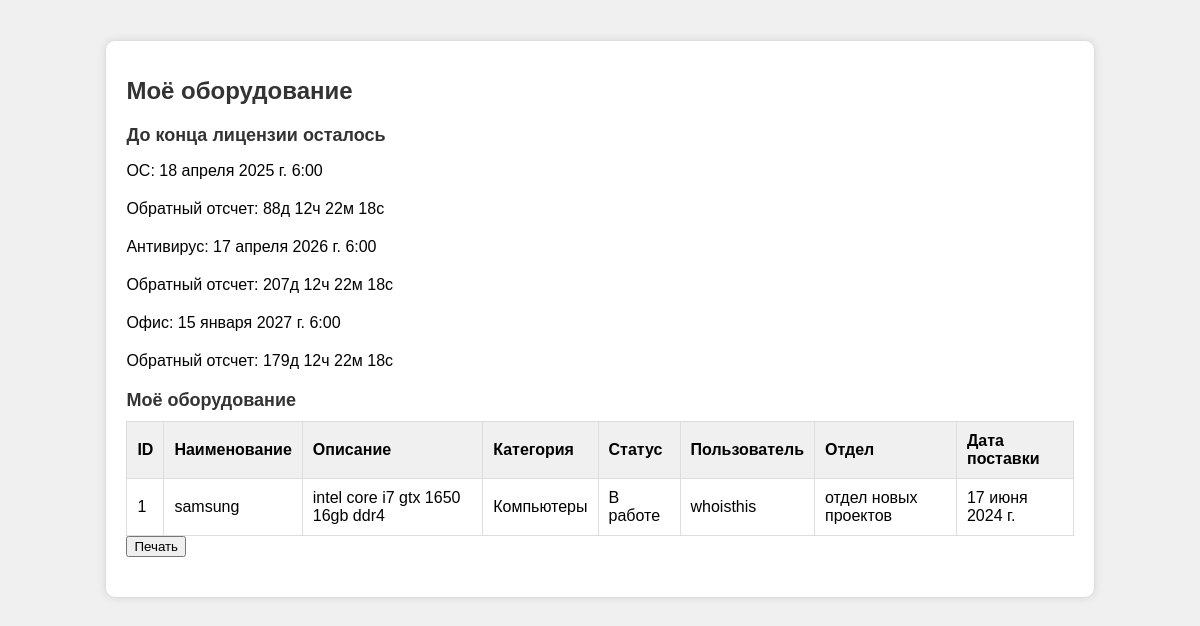
Screenshot of /equipment_manager/dashboard/ (signed in) with the database file from the repository.
### equipment_manager/models.py (models this page shows, shortened)
class LicenseTimer(models.Model):
    os_timer = models.DateTimeField(verbose_name="Таймер ОС")
    antivirus_timer = models.DateTimeField(verbose_name="Таймер Антивируса")
    office_timer = models.DateTimeField(verbose_name="Таймер Офиса")
    class Meta:
        verbose_name = 'Лицензия'
        verbose_name_plural = 'Лицензии'

class OfficeEquipment(models.Model):
    id_device = models.AutoField(primary_key=True, verbose_name="ID устройства")
    name = models.CharField(max_length=100, verbose_name="Наименование")
    description = models.TextField(verbose_name="Описание")
    STATUS_CHOICES1 = (
        ('Компьютеры', 'Компьютеры'),
        ('Телефоны', 'Телефоны'),
        ('Принтер', 'Принтер'),
        ('Сканер', 'Сканер'),
        ('Копировальные аппараты', 'Копировальные аппараты'),
        ('Факсимильные аппараты', 'Факсимильные аппараты'),
        ('Многофункциональные устройства (МФУ)', 'Многофункциональные устройства (МФУ)'),
        ('Серверы', 'Серверы'),
        ('Плоттеры', 'Плоттеры'),
        ('Шредеры', 'Шредеры'),
        ('Калькуляторы', 'Калькуляторы'),
        ('Ноутбуки', 'Ноутбуки'),
        ('Мониторы', 'Мониторы'),
        ('Клавиатуры', 'Клавиатуры'),
        ('Мыши', 'Мыши'),
        ('Сетевое оборудование (роутеры, свитчи, хабы)', 'Сетевое оборудование (роутеры, свитчи, хабы)'),
        ('Источники бесперебойного питания (ИБП)', 'Источники бесперебойного питания (ИБП)'),
        ('Кабели и разъемы', 'Кабели и разъемы'),
        ('Картриджи и тонеры', 'Картриджи и тонеры'),
        ('Бумага и другие расходные материалы', 'Бумага и другие расходные материалы'),
    )
    category = models.CharField(max_length=70, choices=STATUS_CHOICES1, verbose_name="Категория")
    STATUS_CHOICES = (
        ('В работе', 'В работе'),
        ('В ремонте', 'В ремонте'),
        ('В запасе', 'В запасе'),
        ('Списана', 'Списана'),
        ('Неизвестно', 'Неизвестно'),
        ('В утилизации', 'В утилизации'),
    )
    status = models.CharField(max_length=50, choices=STATUS_CHOICES, verbose_name="Статус оборудования")
    user = models.ForeignKey(User, on_delete=models.CASCADE, null=True, blank=True, verbose_name="Пользователь")
    group = models.ForeignKey(Group, on_delete=models.CASCADE, null=True, blank=True, verbose_name="Отдел", to_field='name')
    delivery_date = models.DateField(verbose_name="Дата поставки")
    class Meta:
        verbose_name = 'Оборудование'
        verbose_name_plural = 'Оборудование'

### equipment_manager/views.py (the view)
# urls.py: path('dashboard/', views.dashboard, name='dashboard'),
@login_required
def dashboard(request):
    user = request.user
    license_timer = LicenseTimer.objects.first()
    user_equipment = OfficeEquipment.objects.filter(user=user)
    context = {
        'license_timer': license_timer,
        'user_equipment': user_equipment,
    }
    return render(request, 'dashboard.html', context)

### equipment_manager/templates/dashboard.html (shortened to what this page needs)
<!DOCTYPE html>
<html lang="ru">
<head>
</head>
<body>
    <div class="container">
        <h1>Моё оборудование</h1>
        {% if license_timer %}
            <div class="section">
                <h2>До конца лицензии осталось</h2>
                <p>ОС: {{ license_timer.os_timer }}</p>
                <p id="os-countdown">Обратный отсчет ОС: </p>
                <p>Антивирус: {{ license_timer.antivirus_timer }}</p>
                <p id="antivirus-countdown">Обратный отсчет Антивируса: </p>
                <p>Офис: {{ license_timer.office_timer }}</p>
                <p id="office-countdown">Обратный отсчет Офиса: </p>
            </div>
        {% else %}
            <p>No license timers found.</p>
        {% endif %}
        {% if user_equipment %}
            <div class="section">
                <h2>Моё оборудование</h2>
                <table id="equipment-table">
                    <thead>
                        <tr>
                            <th onclick="sortTable(0)">ID</th>
                            <th onclick="sortTable(1)">Наименование</th>
                            <th onclick="sortTable(2)">Описание</th>
                            <th onclick="sortTable(3)">Категория</th>
                            <th onclick="sortTable(4)">Статус</th>
                            <th onclick="sortTable(5)">Пользователь</th>
                            <th onclick="sortTable(6)">Отдел</th>
                            <th onclick="sortTable(7)">Дата поставки</th>
                        </tr>
                    </thead>
                    <tbody>
                        {% for equipment in user_equipment %}
                        <tr>
                            <td>{{ equipment.id_device }}</td>
                            <td>{{ equipment.name }}</td>
                            <td>{{ equipment.description }}</td>
                            <td>{{ equipment.category }}</td>
                            <td>{{ equipment.status }}</td>
                            <td>{{ equipment.user }}</td>
                            <td>{{ equipment.group }}</td>
                            <td>{{ equipment.delivery_date }}</td>
                        </tr>
                        {% endfor %}
                    </tbody>
                </table>
                <button onclick="printTable()">Печать</button>
            </div>
        {% else %}
            <p>У вас нет оборудования.</p>
        {% endif %}
    </div>
</body>
</html>

### equipment_manager/templates/dashboard.html (style rules this page uses)
body { font-family: Arial, sans-serif; background-color: #f0f0f0; }
h1 { color: #333; font-size: 24px; margin-bottom: 20px; }
.container { width: 80%; margin: 40px auto; background-color: #fff; padding: 20px; border: 1px solid #ddd; border-radius: 10px; box-shadow: 0 0 10px rgba(0, 0, 0, 0.1); }
.section { margin-bottom: 20px; }
.section h2 { color: #333; font-size: 18px; margin-bottom: 10px; }
.section p { margin-bottom: 20px; }
table { border-collapse: collapse; width: 100%; }
th, td { border: 1px solid #ddd; padding: 10px; text-align: left; }
th { background-color: #f0f0f0; }

### rows the page displays
LicenseTimer: os_timer "18 апреля 2025 г. 6:00", antivirus_timer "17 апреля 2026 г. 6:00", office_timer "15 января 2027 г. 6:00"
OfficeEquipment: id_device "1", name "samsung", description "intel core i7 gtx 1650 16gb ddr4", category "Компьютеры", status "В работе", user "whoisthis", group "отдел новых проектов", delivery_date "17 июня 2024 г."
